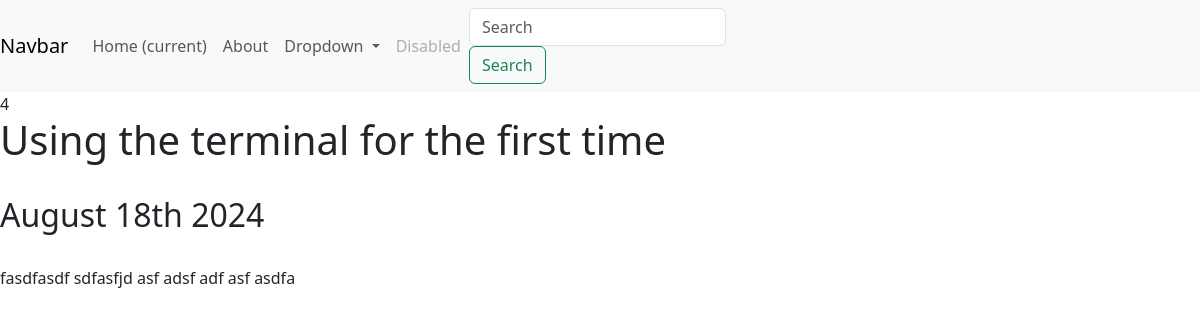
The app's page /blog/4 with its own data.
### blog/models.py (models this page shows)
class BlogModel(models.Model):
    linkTitle = models.CharField(max_length=100)
    shortInfo = models.TextField()
    date = models.DateField(auto_now_add=True)
    url = models.URLField(blank=True)       # if we dont want to make url for the new project created in admin section we add blank=True

### blog/views.py (the view)
# urls.py: path('<int:blog_id>', views.detail, name='detail'),
def detail(request, blog_id):
    blog = get_object_or_404(BlogModel, pk=blog_id)     # get_object_or_404() is a method which check if our BlogModel site is available or not; pk(primary key) In Django models, each model has a primary key field that uniquely identifies each record in the database table.
    return render(request, 'blog/blog_allUrls/detail.html', {'id':blog_id, 'blog':blog})

### blog/templates/blog/blog_allUrls/detail.html
{% extends 'portfolio/base.html' %}
{% block content %}
{{ id }} <br>
<h1>{{ blog.linkTitle }}</h1>
<br>
<h2>{{ blog.date|date:'F jS Y'}}</h2>
<br>
{{ blog.shortInfo|safe }}
{% endblock %}

### records on screen
BlogModel: linkTitle "Using the terminal for the first time", date "August 18th 2024", shortInfo "fasdfasdf sdfasfjd asf adsf adf asf asdfa"

### other values on screen
{{ id }} "4"
